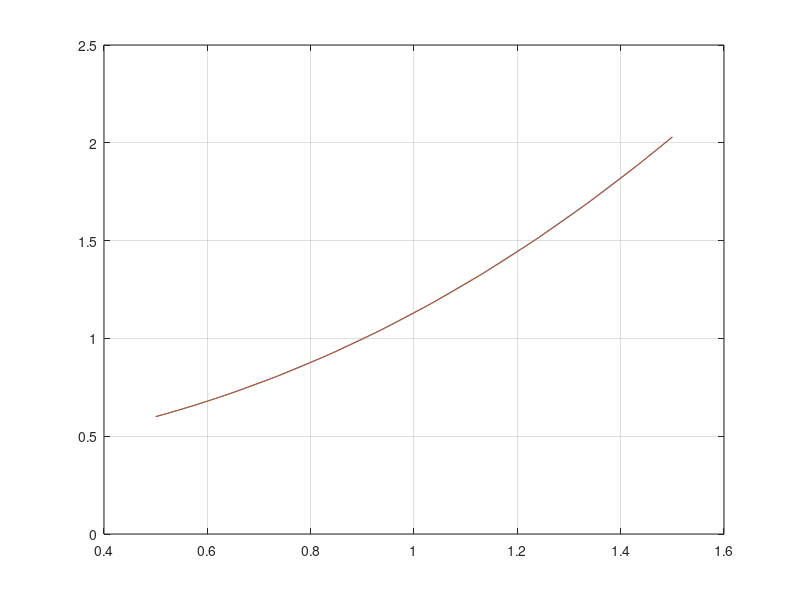

This figure's MATLAB source:
% y` = x + sin(y/sqr(7))
% y(0.5) = 0.6
% [0.5 ,1.5]


f = @(x, y) x+sin(y/sqrt(7));
tspan = [0.5, 1.5];
y0 = 0.6;

[T, Y] = ode23(f, tspan, y0)
[t, y] = ode45(f, tspan, y0)

plot(T, Y, t, y)
grid on;